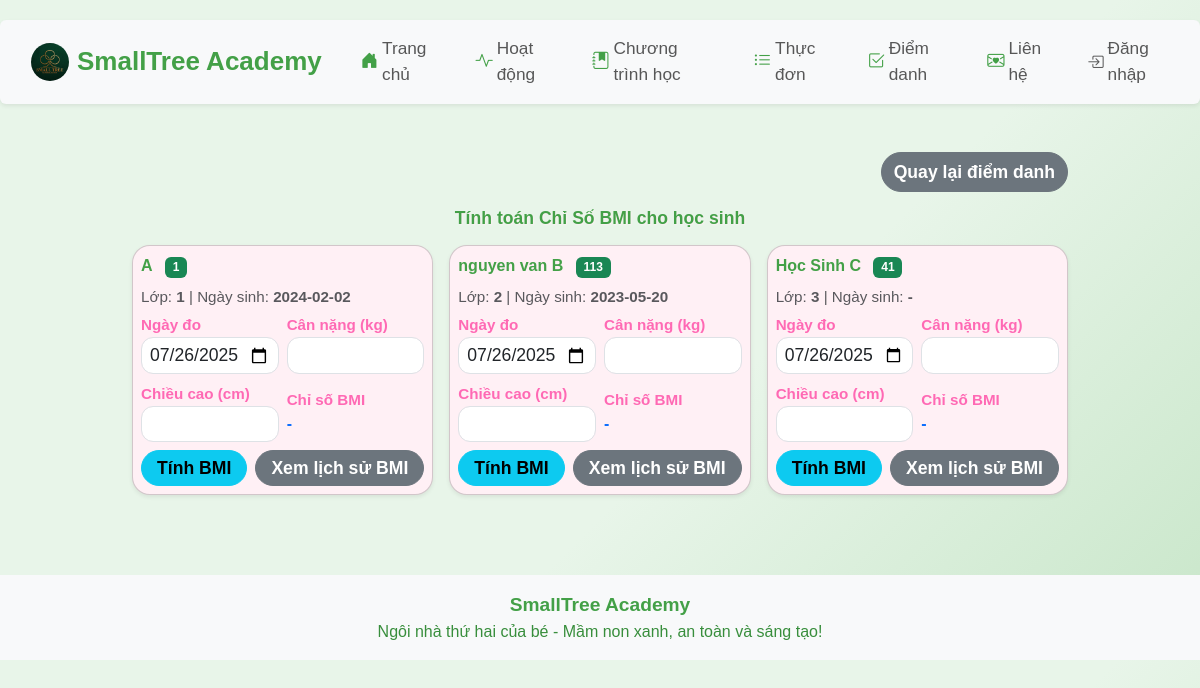
Before: /bmi-index with the older database file.
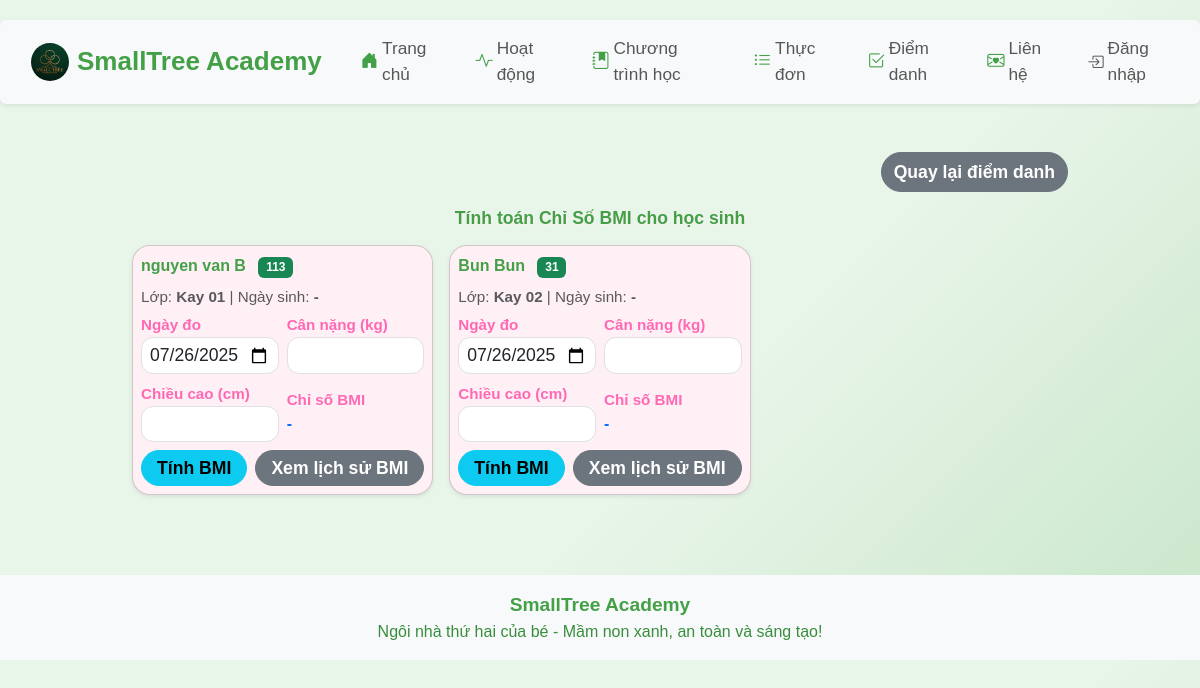
After: the same page with the newer database file.
### app/models.py (models this page shows)
class Child(db.Model):
    id = db.Column(db.Integer, primary_key=True)
    name = db.Column(db.String(100), nullable=False)
    age = db.Column(db.Integer, nullable=False)
    parent_contact = db.Column(db.String(100), nullable=False)
    class_name = db.Column(db.String(100))
    birth_date = db.Column(db.String(20))
    status = db.Column(db.String(20), default='Chưa điểm danh')
    email = db.Column(db.String(100))
    phone = db.Column(db.String(20))
    password = db.Column(db.String(100))
    student_code = db.Column(db.String(20), unique=True, nullable=True)

### app/routes.py (the view, shortened to what this page needs)
@main.route('/bmi-index', methods=['GET', 'POST'])
def bmi_index():
    students = Child.query.all()
    bmi = None
    bmi_id = None
    bmi_history = {}
    for student in students:
        records = BmiRecord.query.filter_by(student_id=student.id).order_by(BmiRecord.date.desc(), BmiRecord.id.desc()).all()
        filtered = {}
        for record in records:
            date_str = record.date.strftime('%Y-%m-%d')
            if date_str not in filtered:
                filtered[date_str] = record
        bmi_history[student.id] = list(filtered.values())
    current_date_iso = date.today().isoformat()
    return render_template(
        'bmi_index.html',
        title='Chỉ Số BMI',
        students=students,
        bmi=bmi,
        bmi_id=bmi_id,
        bmi_history=bmi_history,
        current_date_iso=current_date_iso,
        mobile=False
    )

### app/__init__.py (called while the page is built)
def create_app():
    app = Flask(__name__)
    app.config['SECRET_KEY'] = 'your-secret-key'
    app.config['SQLALCHEMY_DATABASE_URI'] = 'sqlite:///site.db'
    app.config['SQLALCHEMY_TRACK_MODIFICATIONS'] = False
    db.init_app(app)
    migrate = Migrate(app, db)
    csrf = CSRFProtect(app)
    @app.context_processor
    def inject_csrf_token():
        from flask_wtf.csrf import generate_csrf
        return dict(csrf_token=generate_csrf)
    from app.routes import main
    app.register_blueprint(main)
    return app

### app/templates/bmi_index.html (shortened to what this page needs)
{% extends 'base.html' %}
{% block content %}
<div class="container-fluid mt-4 mb-4 px-0">
    <div class="d-flex justify-content-end mb-3">
        <a href="/attendance" class="btn btn-secondary fw-bold">Quay lại điểm danh</a>
    </div>
    <h2 class="fw-bold text-center mb-3" style="color:#43a047; font-size:1.1em;">Tính toán Chỉ Số BMI cho học sinh</h2>
    <div class="row g-3">
        {% for student in students %}
        <div class="col-12 col-md-6 col-lg-4">
            <div class="card shadow-sm mb-2">
                <div class="card-body p-2">
                    <div class="mb-2">
                        <span class="fw-bold" style="color:#43a047;">{{ student.name }}</span>
                        <span class="badge bg-success ms-2">{{ student.student_code }}</span>
                    </div>
                    <div class="mb-1 text-muted" style="font-size:0.95em;">
                        Lớp: <span class="fw-bold">{{ student.class_name if student.class_name else '-' }}</span> | Ngày sinh: <span class="fw-bold">{{ student.birth_date if student.birth_date else '-' }}</span>
                    </div>
                    <form method="POST" class="row g-2 align-items-center">
                        <div class="col-6">
                            <label class="form-label mb-0" style="font-size:0.95em;">Ngày đo</label>
                            <input type="date" name="date" class="form-control form-control-sm" value="{{ current_date_iso }}" required>
                        </div>
                        <div class="col-6">
                            <label class="form-label mb-0" style="font-size:0.95em;">Cân nặng (kg)</label>
                            <input type="number" step="0.1" min="1" name="weight" class="form-control form-control-sm" required>
                        </div>
                        <div class="col-6">
                            <label class="form-label mb-0" style="font-size:0.95em;">Chiều cao (cm)</label>
                            <input type="number" step="0.1" min="30" name="height" class="form-control form-control-sm" required>
                        </div>
                        <div class="col-6">
                            <label class="form-label mb-0" style="font-size:0.95em;">Chỉ số BMI</label>
                            <div class="fw-bold text-primary">{% if bmi and bmi_id == student.id %}{{ bmi }}{% else %}-{% endif %}</div>
                        </div>
                        <div class="col-12 d-flex gap-2 mt-2">
                            <button type="submit" class="btn btn-info btn-sm flex-fill">Tính BMI</button>
                            <button type="button" class="btn btn-secondary btn-sm flex-fill" onclick="toggleBmiHistory({{ student.id }})">Xem lịch sử BMI</button>
                        </div>
                    </form>
                </div>
            </div>
        </div>
        {% else %}
        <div class="col-12"><div class="alert alert-warning text-center">Chưa có học sinh nào.</div></div>
        {% endfor %}
    </div>
</div>
{% endblock %}

### app/templates/base.html (shortened to what this page needs)
<!DOCTYPE html>
<html lang="vi">
<head>
    <link href="https://cdn.jsdelivr.net/npm/bootstrap@5.3.3/dist/css/bootstrap.min.css" rel="stylesheet">
    <link rel="stylesheet" href="{{ url_for('static', filename='css/style.css') }}">
    <link rel="stylesheet" href="https://cdn.jsdelivr.net/npm/bootstrap-icons@1.10.5/font/bootstrap-icons.css">
</head>
<body>
    <nav class="navbar navbar-expand-lg navbar-light bg-light shadow-sm mb-4 rounded" style="border-radius:18px;">
        <div class="container-fluid px-3">
            <a class="navbar-brand fw-bold d-flex align-items-center" href="/">
                <img src="{{ url_for('static', filename='images/logo.jpg') }}" alt="Logo" style="width:38px; margin-right:8px; border-radius:50%;">
                <span style="color:#43a047; font-family:'Comic Sans MS', 'Arial', sans-serif; font-size:1.3em;">SmallTree Academy</span>
            </a>
            <div class="collapse navbar-collapse" id="navbarNav">
                <ul class="navbar-nav ms-auto mb-2 mb-lg-0" style="font-size:1.08em;">
                    <li class="nav-item">
                        <a class="nav-link d-flex align-items-center" href="/">
                            <i class="bi bi-house-door-fill me-1" style="color:#43a047;"></i> Trang chủ
                        </a>
                    </li>
                    <li class="nav-item">
                        <a class="nav-link d-flex align-items-center" href="/activities">
                            <i class="bi bi-activity me-1" style="color:#43a047;"></i> Hoạt động
                        </a>
                    </li>
                    <li class="nav-item">
                        <a class="nav-link d-flex align-items-center" href="{{ url_for('main.curriculum') }}">
                            <i class="bi bi-journal-bookmark-fill me-1" style="color:#43a047;"></i> Chương trình học
                        </a>
                    </li>
                    <li class="nav-item">
                        <a class="nav-link d-flex align-items-center" href="{{ url_for('main.menu') }}">
                            <i class="bi bi-list-ul me-1" style="color:#43a047;"></i> Thực đơn
                        </a>
                    </li>
                    <li class="nav-item">
                        <a class="nav-link d-flex align-items-center" href="{{ url_for('main.attendance') }}">
                            <i class="bi bi-check2-square me-1" style="color:#43a047;"></i> Điểm danh
                        </a>
                    </li>
                    <li class="nav-item">
                        <a class="nav-link d-flex align-items-center" href="/contact">
                            <i class="bi bi-envelope-heart me-1" style="color:#43a047;"></i> Liên hệ
                        </a>
                    </li>
                    {% if session.get('role') %}
                    <li class="nav-item">
                        <a href="/profile" class="nav-link d-flex align-items-center">
                            <i class="bi bi-person-circle me-1" style="font-size:0.95em;"></i> Tài khoản
                        </a>
                    </li>
                    <li class="nav-item">
                        <a href="/logout" class="nav-link d-flex align-items-center">
                            <i class="bi bi-box-arrow-right me-1" style="font-size:0.95em;"></i> Đăng xuất
                        </a>
                    </li>
                    {% else %}
                    <li class="nav-item">
                        <a href="/login" class="nav-link d-flex align-items-center">
                            <i class="bi bi-box-arrow-in-right me-1" style="font-size:0.95em;"></i> Đăng nhập
                        </a>
                    </li>
                    {% endif %}
                </ul>
            </div>
        </div>
    </nav>
    <main class="container">
        {% block content %}{% endblock %}
    </main>
    <footer class="bg-light text-center py-3 mt-5">
        <div class="container">
            <span class="fw-bold" style="color:#43a047; font-size:1.2em;">SmallTree Academy</span><br>
            <span style="color:#388e3c;">Ngôi nhà thứ hai của bé - Mầm non xanh, an toàn và sáng tạo!</span>
        </div>
    </footer>
</body>
</html>

### app/static/css/style.css (style rules this page uses)
body { font-family: 'Comic Sans MS', 'Arial', sans-serif; background: linear-gradient(135deg, #e8f5e9 60%, #c8e6c9 100%); }
nav { margin: 20px 0; }
nav a { margin: 0 15px; color: white; text-decoration: none; }
.container { width: 80%; margin: auto; overflow: hidden; }
footer { background-color: #ffb6c1; color: white; text-align: center; padding: 10px 0; position: relative; bottom: 0; width: 100%; font-family: 'Comic Sans MS', 'Arial', sans-serif; }
h1, h2, h3 { color: #ff69b4; font-family: 'Comic Sans MS', 'Arial', sans-serif; text-shadow: 1px 1px 2px #fff0f5; }
.btn-primary, .btn-info, .btn-success, .btn-secondary { border-radius: 20px; font-weight: bold; font-size: 1.1em; }
.form-control, .form-label { border-radius: 12px; font-size: 1.1em; }
.form-label { color: #ff69b4; font-weight: bold; }
.card { border-radius: 18px; box-shadow: 0 2px 8px rgba(255, 182, 193, 0.2); background: #fff0f5; }

Changed rows visible on the page:
removed Child: name "A", student_code "1", class_name "1", birth_date "2024-02-02", date "07/26/2025"
removed Child: name "Học Sinh C", student_code "41", class_name "3", birth_date "-", date "07/26/2025"
changed Child "nguyen van B": class_name "2" → "Kay 01"; birth_date "2023-05-20" → "-"
added Child: name "Bun Bun", student_code "31", class_name "Kay 02", birth_date "-", date "07/26/2025"
